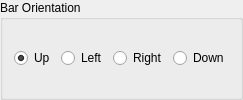
                   <widget class="QgsCollapsibleGroupBox" name="mBarOptionsFrame">
                    <property name="title">
                     <string>Bar Orientation</string>
                    </property>
                    <layout class="QHBoxLayout" name="horizontalLayout_3">
                     <item>
                      <widget class="QRadioButton" name="mOrientationUpButton">
                       <property name="text">
                        <string>Up</string>
                       </property>
                       <property name="checked">
                        <bool>true</bool>
                       </property>
                       <attribute name="buttonGroup">
                        <string notr="true">mOrientationButtonGroup</string>
                       </attribute>
                      </widget>
                     </item>
                     <item>
                      <widget class="QRadioButton" name="mOrientationLeftButton">
                       <property name="text">
                        <string>Left</string>
                       </property>
                       <attribute name="buttonGroup">
                        <string notr="true">mOrientationButtonGroup</string>
                       </attribute>
                      </widget>
                     </item>
                     <item>
                      <widget class="QRadioButton" name="mOrientationRightButton">
                       <property name="text">
                        <string>Right</string>
                       </property>
                       <attribute name="buttonGroup">
                        <string notr="true">mOrientationButtonGroup</string>
                       </attribute>
                      </widget>
                     </item>
                     <item>
                      <widget class="QRadioButton" name="mOrientationDownButton">
                       <property name="text">
                        <string>Down</string>
                       </property>
                       <attribute name="buttonGroup">
                        <string notr="true">mOrientationButtonGroup</string>
                       </attribute>
                      </widget>
                     </item>
                    </layout>
                   </widget>
